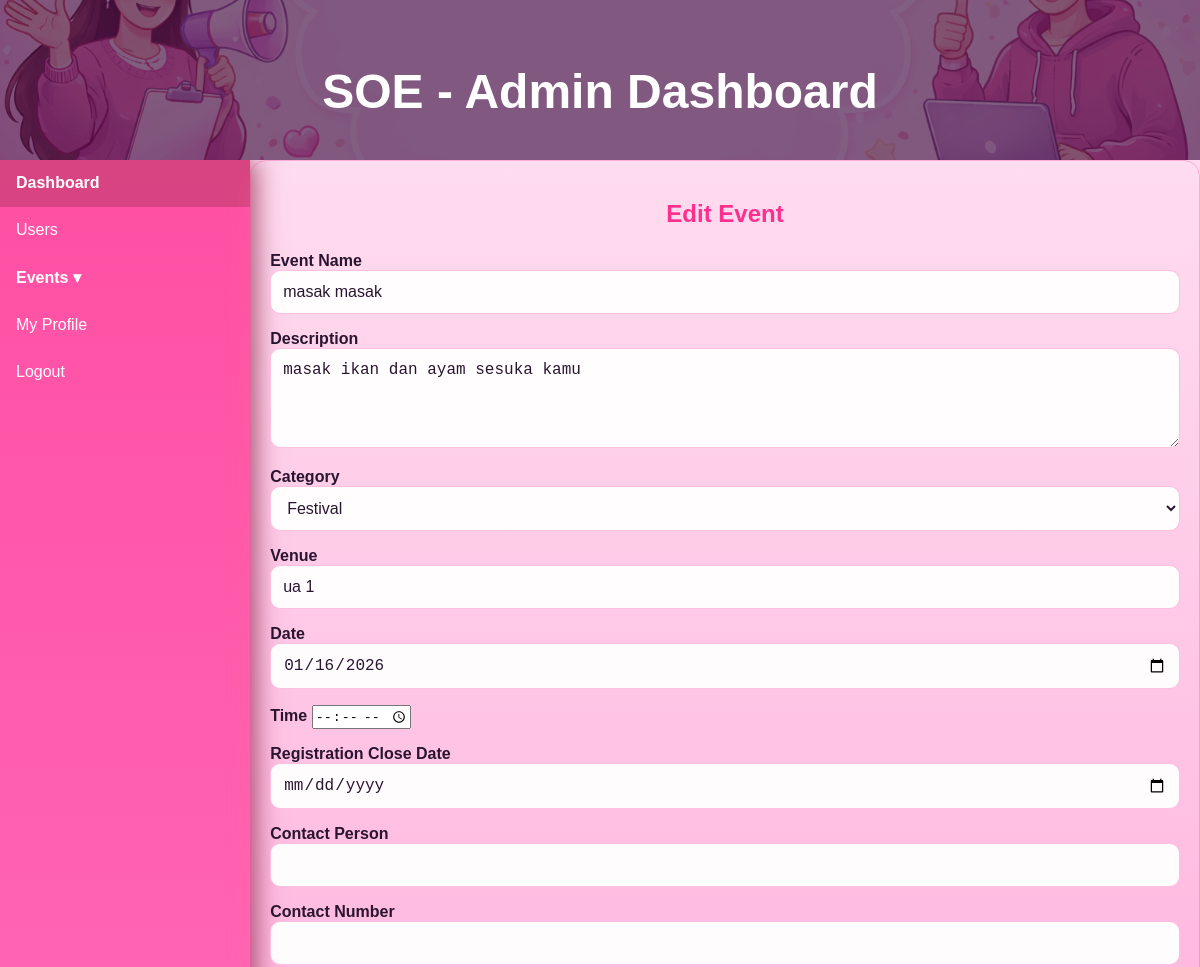
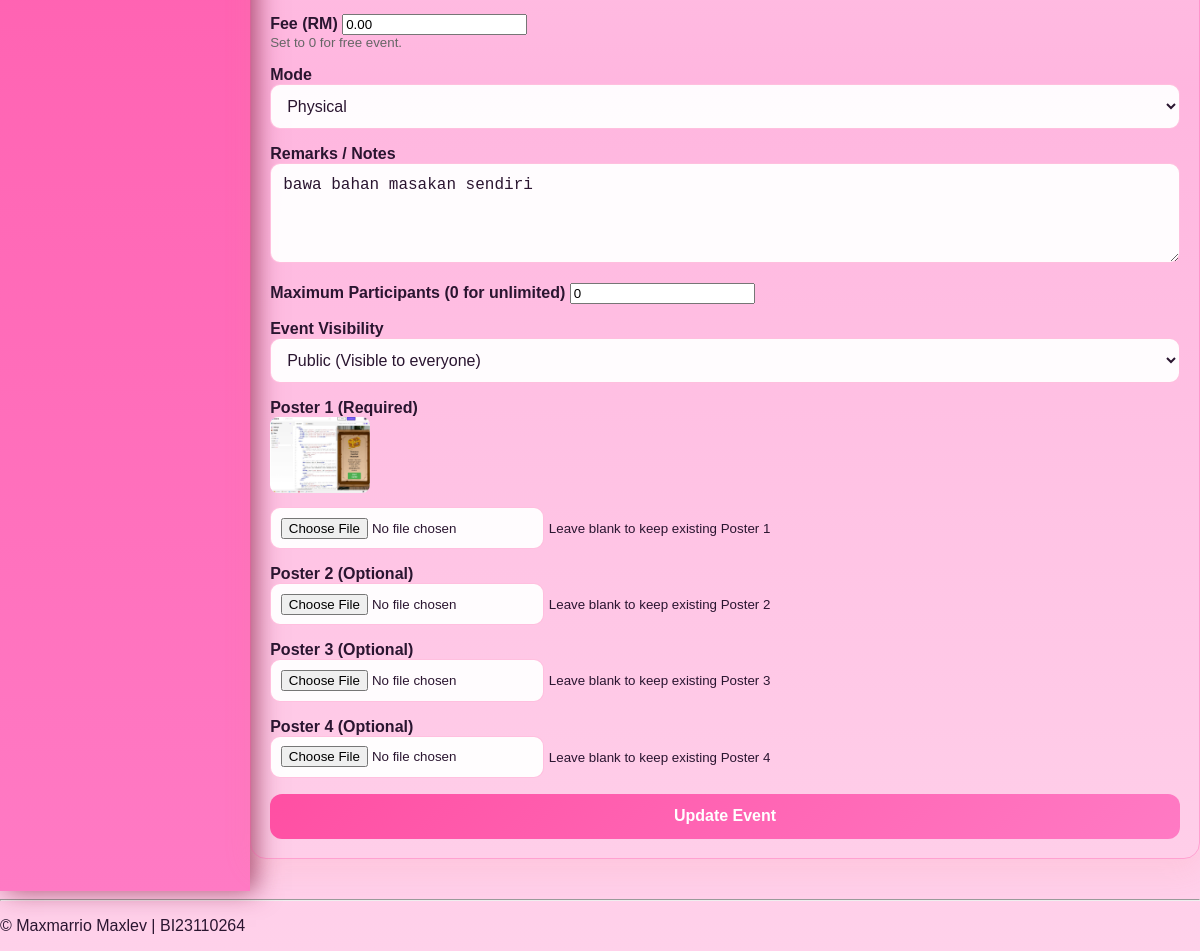
Page /admin/events/edit.php?id=30 (signed in) on the committed database (2 pictures, top to bottom).
### tables this page shows
CREATE TABLE `events` (
  `event_id` int(11) NOT NULL,
  `event_name` varchar(255) NOT NULL,
  `description` text DEFAULT NULL,
  `category_id` int(10) UNSIGNED DEFAULT NULL,
  `venue` varchar(255) DEFAULT NULL,
  `event_date` date DEFAULT NULL,
  `event_time` time DEFAULT NULL,
  `registration_close_date` date DEFAULT NULL,
  `contact_person` varchar(100) DEFAULT NULL,
  `contact_number` varchar(30) DEFAULT NULL,
  `fee` decimal(10,2) NOT NULL DEFAULT 0.00,
  `mode` enum('Physical','Online','Hybrid') DEFAULT NULL,
  `remarks` text DEFAULT NULL,
  `poster_path` varchar(100) DEFAULT NULL,
  `poster2_path` varchar(255) DEFAULT NULL,
  `poster3_path` varchar(255) DEFAULT NULL,
  `poster4_path` varchar(255) DEFAULT NULL,
  `created_by` int(11) DEFAULT NULL,
  `created_at` timestamp NOT NULL DEFAULT current_timestamp(),
  `max_participants` int(11) DEFAULT 0,
  `visibility` enum('Public','University') DEFAULT 'Public',
  `admin_status` enum('Pending','Approved','Archived') DEFAULT 'Pending',
  `is_highlighted` tinyint(1) DEFAULT 0
);

CREATE TABLE `event_category` (
  `category_id` int(10) UNSIGNED NOT NULL,
  `categoryName` varchar(100) NOT NULL,
  `categoryDesc` varchar(100) NOT NULL,
  `createDate` timestamp NOT NULL DEFAULT current_timestamp()
);

### admin/events/edit.php (the view, shortened to what this page needs)
<?php
require_once __DIR__ . '/../../config.php';
$event_id = intval($_GET['id']);
$sql = "SELECT * FROM events WHERE event_id = ?";
$stmt = $conn->prepare($sql);
$stmt->bind_param("i", $event_id);
$stmt->execute();
$result = $stmt->get_result();
$event = $result->fetch_assoc();
$categories = [];
$cat_sql = "SELECT category_id, categoryName FROM event_category ORDER BY categoryName ASC";
$cat_result = $conn->query($cat_sql);
if ($cat_result && $cat_result->num_rows > 0) {
    while ($row = $cat_result->fetch_assoc()) {
        $categories[] = $row;
    }
}
?>
<!DOCTYPE html>
<html lang="en">
<head>
  <link rel="stylesheet" href="<?= BASE_PATH_CSS ?>admin.css">
  <link rel="stylesheet" href="https://cdnjs.cloudflare.com/ajax/libs/font-awesome/6.5.0/css/all.min.css">
</head>
<body>
  <?php include(ROOT_PATH_ADMIN . 'include/header.php'); ?>
  <div class="admin-container">
    <?php include(ROOT_PATH_ADMIN . 'include/sidebar.php'); ?>
    <main class="main-content" id="main-content">
      <h2>Edit Event</h2>
      <form action="edit_action.php" method="POST" enctype="multipart/form-data">
  <div>
    <label for="event_name">Event Name</label>
    <input type="text" id="event_name" name="event_name"
           value="<?php echo htmlspecialchars($event['event_name']); ?>" required />
  </div>
  <div>
    <label for="description">Description</label>
    <textarea id="description" name="description" required><?php echo htmlspecialchars($event['description']); ?></textarea>
  </div>
  <div>
    <label for="category_id">Category</label>
    <select id="category_id" name="category_id" required>
      <?php foreach ($categories as $cat): ?>
        <option value="<?= htmlspecialchars($cat['category_id']) ?>"
          <?= ($event['category_id'] == $cat['category_id']) ? 'selected' : '' ?>>
          <?= htmlspecialchars($cat['categoryName']) ?>
        </option>
      <?php endforeach; ?>
    </select>
  </div>
  <div>
    <label for="venue">Venue</label>
    <input type="text" id="venue" name="venue"
           value="<?php echo htmlspecialchars($event['venue']); ?>" required />
  </div>
  <div>
    <label for="date">Date</label>
    <input type="date" id="date" name="date"
           value="<?php echo htmlspecialchars($event['event_date']); ?>" required />
  </div>
  <div>
    <label for="time">Time</label>
    <input type="time" id="time" name="time"
           value="<?php echo htmlspecialchars($event['event_time'] ?? ''); ?>" required />
  </div>
  <div>
    <label for="registration_close_date">Registration Close Date</label>
    <input type="date" id="registration_close_date" name="registration_close_date"
           value="<?php echo htmlspecialchars($event['registration_close_date'] ?? ''); ?>" required />
  </div>
  <div>
    <label for="contact_person">Contact Person</label>
    <input type="text" id="contact_person" name="contact_person"
           value="<?php echo htmlspecialchars($event['contact_person'] ?? ''); ?>" required />
  </div>
  <div>
    <label for="contact_number">Contact Number</label>
    <input type="text" id="contact_number" name="contact_number"
           value="<?php echo htmlspecialchars($event['contact_number'] ?? ''); ?>" required />
  </div>
  <div>
    <label for="fee">Fee (RM)</label>
    <input type="number" id="fee" name="fee" min="0" step="0.01"
           value="<?php echo htmlspecialchars($event['fee'] ?? '0.00'); ?>" required />
    <small style="display:block; color:#666;">Set to 0 for free event.</small>
  </div>
  <div>
    <label for="mode">Mode</label>
    <select id="mode" name="mode" required>
      <?php
      $modes = ['Physical', 'Online', 'Hybrid'];
      foreach ($modes as $m) {
        $selected = ($event['mode'] === $m) ? 'selected' : '';
        echo "<option value='$m' $selected>$m</option>";
      }
      ?>
    </select>
  </div>
  <div>
    <label for="remarks">Remarks / Notes</label>
    <textarea id="remarks" name="remarks"><?php echo htmlspecialchars($event['remarks']); ?></textarea>
  </div>
  <div>
    <label for="max_participants">Maximum Participants (0 for unlimited)</label>
    <input type="number" id="max_participants" name="max_participants"
           value="<?php echo $event['max_participants']; ?>" min="0">
  </div>
  <div>
    <label for="visibility">Event Visibility</label>
    <select id="visibility" name="visibility" required>
      <option value="Public" <?= ($event['visibility'] === 'Public') ? 'selected' : '' ?>>
        Public (Visible to everyone)
      </option>
    </select>
  </div>
  <div>
    <label>Poster 1 (Required)</label><br>
    <?php if (!empty($event['poster_path'])): ?>
      <img src="<?= BASE_PATH_UPLOADS . htmlspecialchars($event['poster_path']); ?>" width="150" style="margin-bottom:10px;"><br>
    <?php endif; ?>
    <input type="file" name="poster1" accept="image/*">
    <small>Leave blank to keep existing Poster 1</small>
  </div>
  <div>
    <label>Poster 2 (Optional)</label><br>
    <input type="file" name="poster2" accept="image/*">
    <small>Leave blank to keep existing Poster 2</small>
  </div>
  <div>
    <label>Poster 3 (Optional)</label><br>
    <input type="file" name="poster3" accept="image/*">
    <small>Leave blank to keep existing Poster 3</small>
  </div>
  <div>
    <label>Poster 4 (Optional)</label><br>
    <input type="file" name="poster4" accept="image/*">
    <small>Leave blank to keep existing Poster 4</small>
  </div>
  <button type="submit">Update Event</button>
</form>
    </main>
  </div>
  <?php
     include(ROOT_PATH_ADMIN ."include/footer.php");
  ?>
</body>
</html>

### assets/css/admin.css (style rules this page uses)
body { margin: 0; font-family: Arial, sans-serif; background: linear-gradient(180deg, #ffe3f2 0%, #ffb6df 55%, #ffd1ea 100%); color: #2a1530; }
.admin-container { display: flex; min-height: 100vh; }
.main-content { margin-top: 0; flex: 1; padding: 1.2rem; background: transparent; }
.main-content h2 { color: #ff2f8d; }
main { max-width: 90%; margin: 2rem auto; background: rgba(255,255,255,0.85); padding: 1.2rem; border-radius: 16px; border: 1px solid rgba(255, 79, 163, 0.35); box-shadow: 0 12px 28px rgba(247, 149, 149, 0.136); }
h2 { text-align: center; margin-bottom: 1.5rem; color: #ff2f8d; }
form { display: flex; flex-direction: column; gap: 1rem; }
label { font-weight: 700; margin-bottom: 0.3rem; color: #2a1530; }
input[type="text"], input[type="date"], select, textarea { width: 100%; padding: 0.75rem; border: 1px solid rgba(255,79,163,0.35); border-radius: 10px; font-size: 1rem; box-sizing: border-box; background: rgba(255,255,255,0.95); color: #2a1530; }
textarea { min-height: 100px; resize: vertical; }
input[type="file"] { border: 1px solid rgba(255,79,163,0.35); padding: 0.6rem; border-radius: 10px; background: rgba(255,255,255,0.95); color: #2a1530; }
button { padding: 0.85rem; background: linear-gradient(135deg, #ff4fa3 0%, #ff7ac4 100%); color: #ffffff; font-size: 1rem; font-weight: 700; border: none; border-radius: 12px; cursor: pointer; transition: transform 0.2s, filter 0.2s, box-shadow 0.2s; }
img { max-width: 100px; border-radius: 8px; }

### rows in the picture
events: event_name "masak masak", description "masak ikan dan ayam sesuka kamu", category_id "Festival", venue "ua 1", date "01/16/2026", fee "0.00", remarks "bawa bahan masakan sendiri", max_participants "0", visibility "Public (Visible to everyone)", poster_path (picture)

### other values in the picture
form field mode "Physical"
